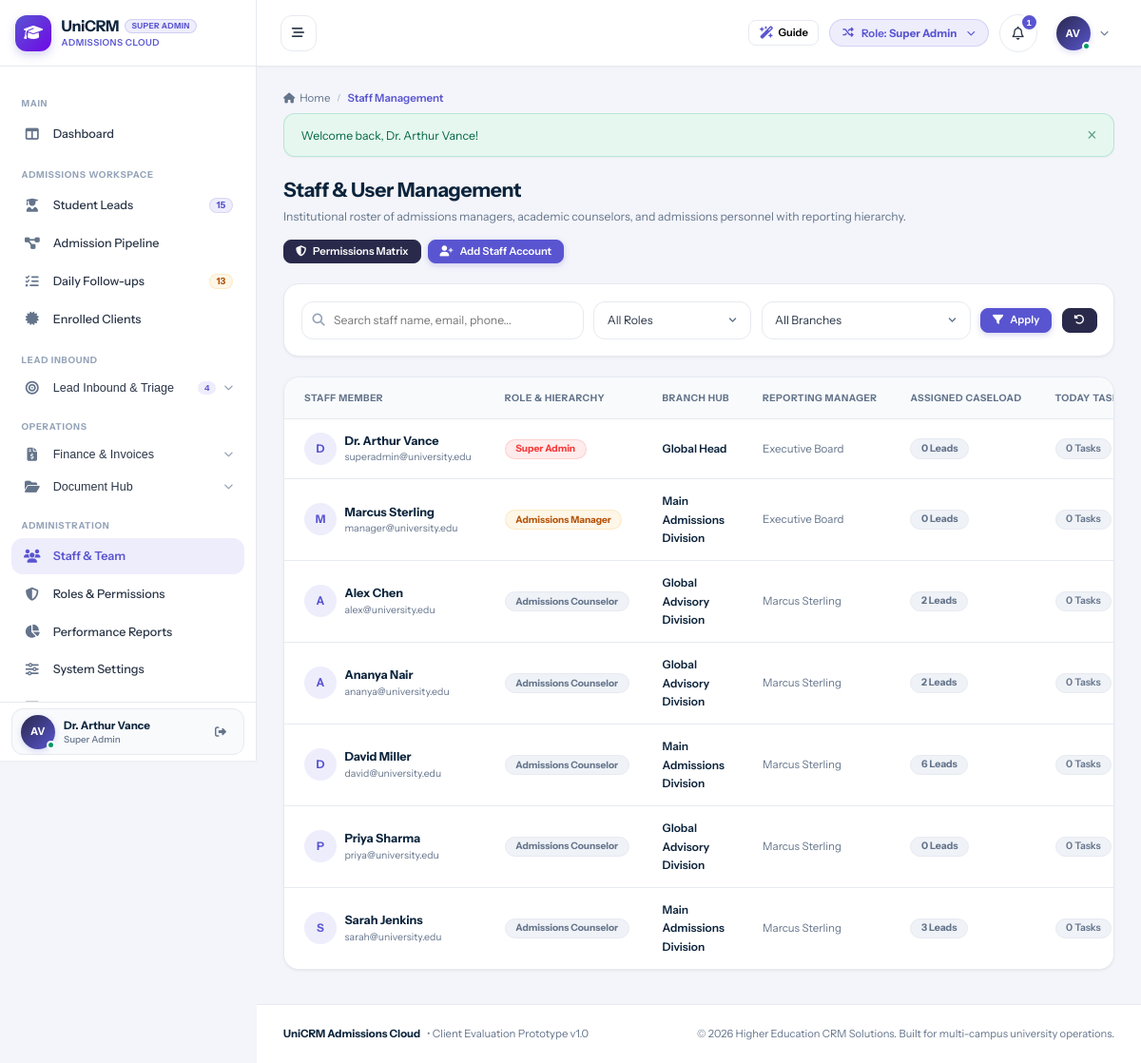
Screenshot of /organization/users.php (signed in) with the database file from the repository.
### tables this page shows
CREATE TABLE `users` (
  `id` int(11) NOT NULL AUTO_INCREMENT,
  `branch_id` int(11) DEFAULT NULL,
  `role_id` int(11) NOT NULL,
  `manager_id` int(11) DEFAULT NULL,
  `reporting_manager_id` int(11) DEFAULT NULL,
  `name` varchar(150) NOT NULL,
  `email` varchar(150) NOT NULL,
  `password` varchar(255) NOT NULL,
  `phone` varchar(50) DEFAULT NULL,
  `designation` varchar(100) DEFAULT NULL,
  `avatar` varchar(255) DEFAULT NULL,
  `status` enum('Active','Inactive') DEFAULT 'Active',
  `created_at` datetime DEFAULT current_timestamp(),
  `updated_at` datetime DEFAULT NULL ON UPDATE current_timestamp(),
  PRIMARY KEY (`id`),
  UNIQUE KEY `email` (`email`),
  KEY `idx_branch` (`branch_id`),
  KEY `idx_role` (`role_id`),
  KEY `idx_manager` (`manager_id`)
);

CREATE TABLE `roles` (
  `id` int(11) NOT NULL AUTO_INCREMENT,
  `name` varchar(50) NOT NULL,
  `label` varchar(100) NOT NULL,
  `description` text DEFAULT NULL,
  `created_at` datetime DEFAULT current_timestamp(),
  PRIMARY KEY (`id`),
  UNIQUE KEY `name` (`name`)
);

CREATE TABLE `branches` (
  `id` int(11) NOT NULL AUTO_INCREMENT,
  `name` varchar(100) NOT NULL,
  `code` varchar(20) NOT NULL,
  `city` varchar(100) NOT NULL,
  `state` varchar(100) NOT NULL DEFAULT 'Kerala',
  `country` varchar(100) NOT NULL DEFAULT 'India',
  `phone` varchar(50) DEFAULT NULL,
  `email` varchar(150) DEFAULT NULL,
  `address` text DEFAULT NULL,
  `manager_id` int(11) DEFAULT NULL,
  `status` enum('Active','Inactive') DEFAULT 'Active',
  `created_at` datetime DEFAULT current_timestamp(),
  `updated_at` datetime DEFAULT NULL ON UPDATE current_timestamp(),
  PRIMARY KEY (`id`),
  UNIQUE KEY `code` (`code`)
);

### organization/users.php (the view, shortened to what the rows shown need)
<?php
require_once __DIR__ . '/../config/database.php';
require_once __DIR__ . '/../config/helpers.php';
require_once __DIR__ . '/../includes/auth.php';
require_login();
$where = ["1=1"];
$params = [];
$whereSql = implode(' AND ', $where);
$sql = "
    SELECT u.*, r.name as role_name, r.label as role_label, b.name as branch_name, m.name as manager_name,
           (SELECT COUNT(*) FROM leads WHERE assigned_counselor_id = u.id AND is_archived = 0) as assigned_leads_count,
           (SELECT COUNT(*) FROM followups WHERE counselor_id = u.id AND status = 'Pending' AND scheduled_date = CURDATE()) as today_tasks_count
    FROM users u
    JOIN roles r ON u.role_id = r.id
    LEFT JOIN branches b ON u.branch_id = b.id
    LEFT JOIN users m ON u.reporting_manager_id = m.id
    WHERE {$whereSql}
    ORDER BY u.role_id ASC, u.name ASC
";
$stmt = $pdo->prepare($sql);
$stmt->execute($params);
$staffList = $stmt->fetchAll();
include __DIR__ . '/../includes/header.php';
?>
<div class="page-header" style="display:flex; justify-content:space-between; align-items:flex-start; margin-bottom:1.5rem; flex-wrap:wrap; gap:1rem;">
  <div>
    <h1 style="font-size:1.5rem; font-weight:700; color:var(--text-heading); margin:0 0 0.35rem 0;">Staff & User Management</h1>
  </div>
</div>
<div class="card">
  <div class="table-responsive">
    <table class="data-table">
      <thead>
        <tr>
          <th>Staff Member</th>
          <th>Role & Hierarchy</th>
          <th>Branch Hub</th>
          <th>Reporting Manager</th>
          <th>Assigned Caseload</th>
          <th>Today Tasks</th>
        </tr>
      </thead>
      <tbody>
        <?php foreach ($staffList as $stf):
          $roleBadgeClass = match($stf['role_name']) {
              'super_admin' => 'badge-priority-high',
              'manager' => 'badge-priority-moderate',
              default => 'badge-secondary'
          };
        ?>
          <tr>
            <td>
              <div style="display:flex; align-items:center; gap:0.6rem;">
                <div style="width:34px; height:34px; border-radius:50%; background:var(--primary-subtle); color:var(--primary); display:flex; align-items:center; justify-content:center; font-weight:700; font-size:0.85rem;">
                  <?= strtoupper(substr($stf['name'], 0, 1)) ?>
                </div>
                <div>
                  <strong style="color:var(--text-heading); font-size:0.9rem;"><?= htmlspecialchars($stf['name']) ?></strong>
                  <div style="font-size:0.75rem; color:var(--text-muted);"><?= htmlspecialchars($stf['email']) ?></div>
                </div>
              </div>
            </td>
            <td>
              <span class="badge <?= $roleBadgeClass ?>" style="font-size:0.72rem; font-weight:700;">
                <?= htmlspecialchars($stf['role_label']) ?>
              </span>
            </td>
            <td>
              <span style="font-size:0.85rem; font-weight:600; color:var(--text-heading);">
                <?= htmlspecialchars($stf['branch_name'] ?? 'Global Head') ?>
              </span>
            </td>
            <td>
              <span style="font-size:0.825rem; color:var(--text-muted);">
                <?= htmlspecialchars($stf['manager_name'] ?? 'Executive Board') ?>
              </span>
            </td>
            <td>
              <span class="badge badge-secondary" style="font-size:0.75rem; font-weight:700;">
                <?= (int)$stf['assigned_leads_count'] ?> Leads
              </span>
            </td>
            <td>
              <span class="badge <?= $stf['today_tasks_count'] > 0 ? 'badge-blue' : 'badge-secondary' ?>" style="font-size:0.75rem;">
                <?= (int)$stf['today_tasks_count'] ?> Tasks
              </span>
            </td>
          </tr>
        <?php endforeach; ?>
      </tbody>
    </table>
  </div>
</div>
<?php include __DIR__ . '/../includes/footer.php'; ?>

### includes/header.php (shortened to what the rows shown need)
<?php
require_once __DIR__ . '/auth.php';
$currentUser = current_user();
$unreadNotifCount = $currentUser ? get_unread_notifications_count($currentUser['id']) : 0;
?>
<!DOCTYPE html>
<html lang="en">
<head>
  <link rel="stylesheet" href="https://cdnjs.cloudflare.com/ajax/libs/font-awesome/6.5.1/css/all.min.css">
  <link rel="stylesheet" href="<?= base_url('assets/css/style.css') ?>">
</head>
<body>
<div id="app-layout">
  <?php include __DIR__ . '/sidebar.php'; ?>
  <div id="main-wrapper">
    <header id="top-navbar">
      <div class="navbar-right">
        <div class="role-switcher-dropdown" style="position: relative;">
          <button type="button" class="role-switcher-btn" id="role-switcher-btn" title="Simulate different role permissions">
            <span>Role: <strong><?= htmlspecialchars($currentUser['role_label'] ?? 'Guest') ?></strong></span>
          </button>
        </div>
        <div style="position: relative;">
          <button type="button" class="notification-bell-btn" id="notif-bell-btn" title="Notifications">
            <i class="fa-regular fa-bell"></i>
            <?php if ($unreadNotifCount > 0): ?>
              <span class="notification-counter"><?= $unreadNotifCount ?></span>
            <?php endif; ?>
          </button>
        </div>
        <div style="position: relative;">
          <button type="button" class="profile-dropdown-btn" id="user-profile-btn">
            <div class="user-avatar-sm online">
              <?= user_initials($currentUser['name'] ?? 'U') ?>
            </div>
            <i class="fa-solid fa-chevron-down" style="font-size:0.65rem; color:var(--text-muted);"></i>
          </button>
        </div>
      </div>
    </header>
    <main class="content-area">

### includes/sidebar.php (shortened to what the rows shown need)
<?php
$currentUser = current_user();
?>
<aside id="sidebar">
<?php
$rawRoleLabel = $currentUser['role_label'] ?? 'Staff';
$headerRoleBadge = $rawRoleLabel;
?>
  <div class="sidebar-header" id="sidebar-brand-header">
    <a href="<?= base_url('dashboard/index.php') ?>" class="brand-wrapper">
      <div class="brand-text">
        <div class="brand-title-row">
          <h1 class="brand-title">UniCRM</h1>
          <span class="sidebar-role-badge sidebar-demo-badge" title="<?= htmlspecialchars($rawRoleLabel) ?>"><?= htmlspecialchars($headerRoleBadge) ?></span>
        </div>
      </div>
    </a>
  </div>
  <div class="sidebar-user">
    <div class="sidebar-user-card">
      <div class="user-snippet">
        <div class="user-avatar-sm online" title="<?= htmlspecialchars($currentUser['name'] ?? 'User') ?>">
          <?= user_initials($currentUser['name'] ?? 'U') ?>
        </div>
        <div class="user-info">
          <span class="user-name" title="<?= htmlspecialchars($currentUser['name'] ?? 'User') ?>"><?= htmlspecialchars($currentUser['name'] ?? 'User') ?></span>
          <span class="user-role"><?= htmlspecialchars($currentUser['role_label'] ?? 'Staff') ?></span>
        </div>
      </div>
    </div>
  </div>
</aside>

### rows the page displays
users: role.label "SUPER ADMIN", name "AV", name "Dr. Arthur Vance", role.label "Super Admin", id "1", name "D", email "superadmin@university.edu", branch_name "Global Head", manager_name "Executive Board", assigned_leads_count "0", today_tasks_count "0"
users: name "M", name "Marcus Sterling", email "manager@university.edu", role.label "Admissions Manager", branch.name "Main Admissions Division", manager_name "Executive Board", assigned_leads_count "0", today_tasks_count "0"
users: name "A", name "Alex Chen", email "alex@university.edu", role.label "Admissions Counselor", branch.name "Global Advisory Division", users.name "Marcus Sterling", assigned_leads_count "2", today_tasks_count "0"
users: name "A", name "Ananya Nair", email "ananya@university.edu", role.label "Admissions Counselor", branch.name "Global Advisory Division", users.name "Marcus Sterling", assigned_leads_count "2", today_tasks_count "0"
users: name "D", name "David Miller", email "david@university.edu", role.label "Admissions Counselor", branch.name "Main Admissions Division", users.name "Marcus Sterling", assigned_leads_count "6", today_tasks_count "0"
users: name "P", name "Priya Sharma", email "priya@university.edu", role.label "Admissions Counselor", branch.name "Global Advisory Division", users.name "Marcus Sterling", assigned_leads_count "0", today_tasks_count "0"
users: name "S", name "Sarah Jenkins", email "sarah@university.edu", role.label "Admissions Counselor", branch.name "Main Admissions Division", users.name "Marcus Sterling", assigned_leads_count "3", today_tasks_count "0"

### other values shown
$sidebarActiveLeadsCount "15"
$sidebarTotalTasks "13"
$sidebarWebLeadsCount "4"
$pageTitle "Staff Management"
$flash['message'] "Welcome back, Dr. Arthur Vance!"
